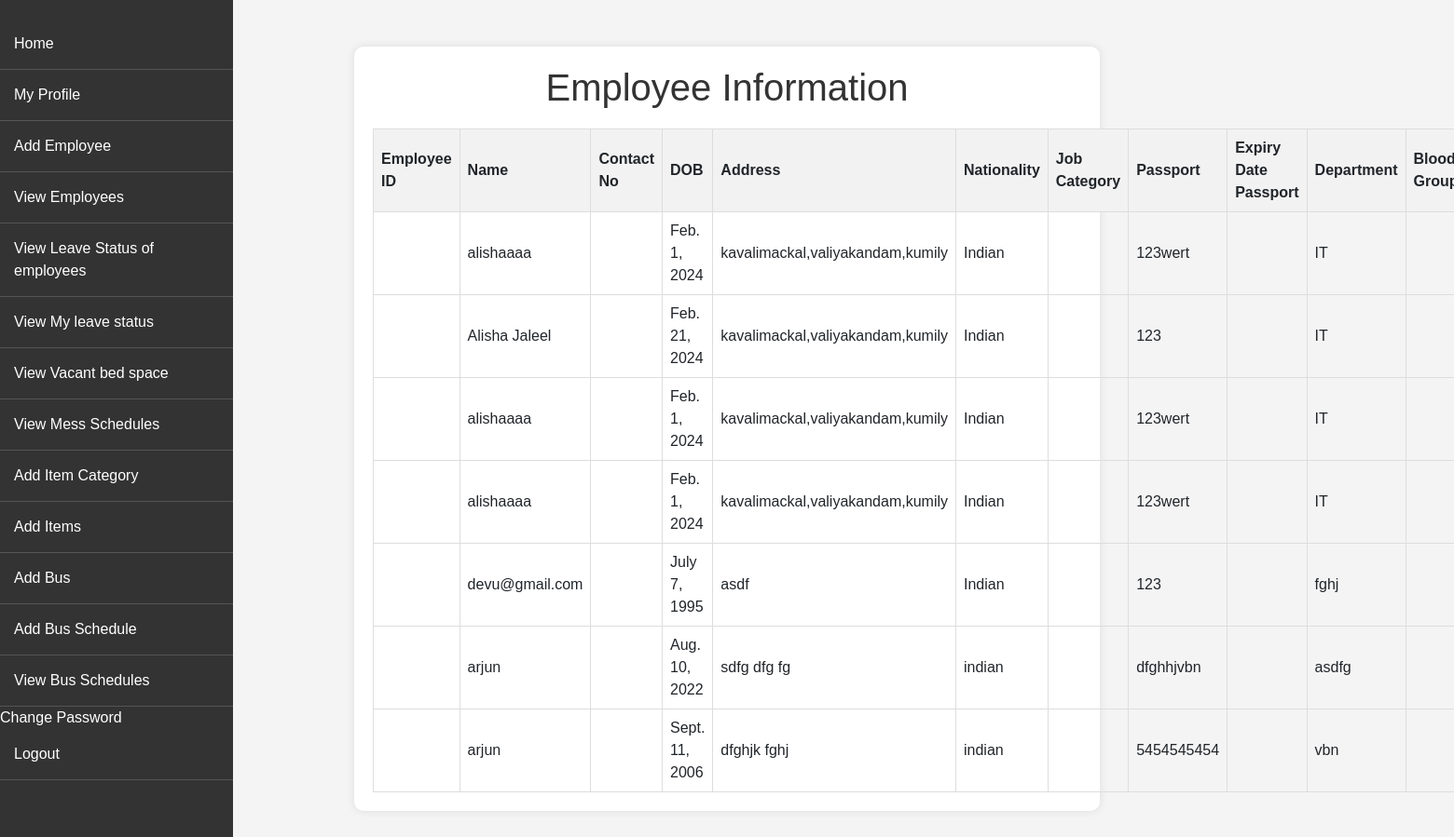
The page /campBossEmployeeview/ on the database its author committed.
### camp_app/models.py (models this page shows)
class EmployeeModel(models.Model):
    employeeid = models.AutoField(primary_key=True)
    name = models.CharField(default="", max_length=100)
    phone = models.BigIntegerField(null=True)
    dob = models.DateField()
    address = models.CharField(default=" ", max_length=400)
    nationality = models.CharField(default="", max_length=100)
    jobcategory = models.CharField(default="", max_length=100)
    passport = models.CharField(default="", max_length=100)
    passportexpiry = models.DateField()
    department = models.CharField(default="", max_length=100)
    bloodgroup = models.CharField(default="", max_length=100)
    diagnosisdiseases = models.CharField(default="", max_length=100)
    emergencymedicine = models.CharField(default="", max_length=100)
    emergencyphone = models.BigIntegerField(null=True)
    domesticaddress = models.CharField(default="", max_length=400)
    education = models.CharField(default="", max_length=100)
    email = models.EmailField(default="", max_length=100)
    password = models.CharField(default="", max_length=100)
    bedid = models.ForeignKey(BedModel, null=True, on_delete=models.CASCADE)
    itemid = models.ForeignKey(ItemModel, null=True, on_delete=models.CASCADE)
    busid = models.ForeignKey(TransportationModel, null=True, on_delete=models.CASCADE)
    floorid = models.ForeignKey(Floor, null=True, on_delete=models.CASCADE)
    roomid = models.ForeignKey(RoomModel, null=True, on_delete=models.CASCADE)
    Roomtype= models.ForeignKey(RoomTypeModel, null=True, on_delete=models.CASCADE)
    flatid= models.ForeignKey(Flat, null=True, on_delete=models.CASCADE)
    usertypeid = models.ForeignKey(UserTypeModel, null=True, on_delete=models.CASCADE)
    camp =  models.ForeignKey(CampModel, null=True, on_delete=models.CASCADE)
    totalNoOfLeave = models.IntegerField(default='30')

### camp_app/views.py (the view)
# urls.py: path('campBossEmployeeview/', views.campBossEmployeeview, name='campBossEmployeeview'),
def campBossEmployeeview(request):
    profile_view = EmployeeModel.objects.all()
    context = {'profile' : profile_view}
    return render(request,'./camp_app/campBossEmployeeview.html', context)

### camp_app/templates/camp_app/campBossEmployeeview.html (shortened to what this page needs)
{% extends './campBossBase.html' %}
{% load static %}
{%block body%}
<!DOCTYPE html>
<html lang="en">
<head>
</head>
<body>
<div class="container">
<div >
    <h1>Employee Information</h1>
    <table>
        <thead>
            <tr>
                <th>Employee ID</th>
                <th>Name</th>
                <th>Contact No</th>
                <th>DOB</th>
                <th>Address</th>
                <th>Nationality</th>
                <th>Job Category</th>
                <th>Passport</th>
                <th>Expiry Date Passport</th>
                <th>Department</th>
                <th>Blood Group</th>
            </tr>
        </thead>
        <tbody>
            {% for employee in profile %}
            <tr>
                <td>{{ employee.id }}</td>
                <td>{{ employee.name }}</td>
                <td>{{ employee.contact_no }}</td>
                <td>{{ employee.dob }}</td>
                <td>{{ employee.address }}</td>
                <td>{{ employee.nationality }}</td>
                <td>{{ employee.job_category }}</td>
                <td>{{ employee.passport }}</td>
                <td>{{ employee.expiry_date_passport }}</td>
                <td>{{ employee.department }}</td>
                <td>{{ employee.blood_group }}</td>
            </tr>
            {% endfor %}
        </tbody>
    </table>
</div>
</div>
</body>
</html>
{% endblock %}

### camp_app/templates/camp_app/campBossBase.html (shortened to what this page needs)
<!DOCTYPE html>
<html>
<head>
    <link rel="stylesheet" href="https://stackpath.bootstrapcdn.com/bootstrap/4.5.0/css/bootstrap.min.css">
</head>
<body>
    <div id="sidebar">
        <a href="{%url 'campBossHome'%}">Home</a>
        <a href="{% url 'campBossProfileView' %}">My Profile</a>
        <a href="{% url 'campBossAddEmployee' %}">Add Employee</a>
        <a href="{% url 'campBossEmployeeview' %}">View Employees</a>
        <a href="">View Leave Status of employees</a>
        <a href="campBossLeaveStatusView.html">View My leave status</a>
        <a href="campBossViewVacantBedSpaces.html">View Vacant bed space</a>
        <a href="{% url 'campbossviewmessschedule' %}">View Mess Schedules</a>
        <a href="{% url 'campBossAddCategory' %}">Add Item Category</a>
        <a href="{% url 'campBossAddItem' %}">Add Items</a>
        <a href="{% url 'campBossAddBus' %}">Add Bus </a>
         <a href="">Add Bus Schedule</a>
         <a href="{% url 'AllBusScheduleView' %}">View Bus Schedules</a
        <a href="passwordReset.html">Change Password</a>
        <a href="login.html">Logout</a>
    </div>
            {%block body%}
            {%endblock%}
</body>
</html>

### camp_app/templates/camp_app/campBossBase.html (style rules this page uses)
body { font-family: 'Arial', sans-serif; margin: 0; padding: 0; background-color: #f4f4f4; }
#sidebar { width: 250px; height: 100%; position: fixed; background-color: #333; padding-top: 20px; color: #fff; left: 0; top: 0; }
#sidebar a { display: block; padding: 15px; text-decoration: none; color: #fff; border-bottom: 1px solid #555; transition: background 0.3s; }
h1 { color: #333; text-align: center; margin-bottom: 20px; }
table { border-collapse: collapse; width: 100%; }
th, td { border: 1px solid #ddd; padding: 8px; text-align: left; }
th { background-color: #f2f2f2; }
.container { max-width: 800px; margin: 0 auto; background-color: #ffffff; padding: 20px; border-radius: 10px; box-shadow: 0 0 10px rgba(0, 0, 0, 0.1); margin-top: 50px; margin-bottom: 50px; }

### rows shown on the page
EmployeeModel: name "alishaaaa", dob "Feb. 1, 2024", address "kavalimackal,valiyakandam,kumily", nationality "Indian", passport "123wert", department "IT"
EmployeeModel: name "Alisha Jaleel", dob "Feb. 21, 2024", address "kavalimackal,valiyakandam,kumily", nationality "Indian", passport "123", department "IT"
EmployeeModel: name "alishaaaa", dob "Feb. 1, 2024", address "kavalimackal,valiyakandam,kumily", nationality "Indian", passport "123wert", department "IT"
EmployeeModel: name "alishaaaa", dob "Feb. 1, 2024", address "kavalimackal,valiyakandam,kumily", nationality "Indian", passport "123wert", department "IT"
EmployeeModel: name "devu@gmail.com", dob "July 7, 1995", address "asdf", nationality "Indian", passport "123", department "fghj"
EmployeeModel: name "arjun", dob "Aug. 10, 2022", address "sdfg dfg fg", nationality "indian", passport "dfghhjvbn", department "asdfg"
EmployeeModel: name "arjun", dob "Sept. 11, 2006", address "dfghjk fghj", nationality "indian", passport "5454545454", department "vbn"
